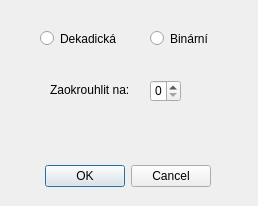
<?xml version="1.0" encoding="UTF-8"?>
<ui version="4.0">
 <class>OptionWindow</class>
 <widget class="QDialog" name="OptionWindow">
  <property name="geometry">
   <rect>
    <x>0</x>
    <y>0</y>
    <width>258</width>
    <height>206</height>
   </rect>
  </property>
  <property name="windowTitle">
   <string>Dialog</string>
  </property>
  <widget class="QDialogButtonBox" name="buttonBox">
   <property name="geometry">
    <rect>
     <x>40</x>
     <y>160</y>
     <width>171</width>
     <height>32</height>
    </rect>
   </property>
   <property name="orientation">
    <enum>Qt::Horizontal</enum>
   </property>
   <property name="standardButtons">
    <set>QDialogButtonBox::Cancel|QDialogButtonBox::Ok</set>
   </property>
  </widget>
  <widget class="QRadioButton" name="radioDek">
   <property name="geometry">
    <rect>
     <x>40</x>
     <y>30</y>
     <width>82</width>
     <height>17</height>
    </rect>
   </property>
   <property name="text">
    <string>Dekadická</string>
   </property>
  </widget>
  <widget class="QRadioButton" name="radioBin">
   <property name="geometry">
    <rect>
     <x>150</x>
     <y>30</y>
     <width>82</width>
     <height>17</height>
    </rect>
   </property>
   <property name="text">
    <string>Binární</string>
   </property>
  </widget>
  <widget class="QSpinBox" name="spinBox">
   <property name="geometry">
    <rect>
     <x>150</x>
     <y>80</y>
     <width>31</width>
     <height>22</height>
    </rect>
   </property>
   <property name="maximum">
    <number>4</number>
   </property>
  </widget>
  <widget class="QLabel" name="label">
   <property name="geometry">
    <rect>
     <x>50</x>
     <y>80</y>
     <width>81</width>
     <height>20</height>
    </rect>
   </property>
   <property name="text">
    <string>Zaokrouhlit na:</string>
   </property>
  </widget>
 </widget>
 <resources/>
 <connections>
  <connection>
   <sender>buttonBox</sender>
   <signal>accepted()</signal>
   <receiver>OptionWindow</receiver>
   <slot>accept()</slot>
   <hints>
    <hint type="sourcelabel">
     <x>248</x>
     <y>254</y>
    </hint>
    <hint type="destinationlabel">
     <x>157</x>
     <y>274</y>
    </hint>
   </hints>
  </connection>
  <connection>
   <sender>buttonBox</sender>
   <signal>rejected()</signal>
   <receiver>OptionWindow</receiver>
   <slot>reject()</slot>
   <hints>
    <hint type="sourcelabel">
     <x>316</x>
     <y>260</y>
    </hint>
    <hint type="destinationlabel">
     <x>286</x>
     <y>274</y>
    </hint>
   </hints>
  </connection>
 </connections>
</ui>
